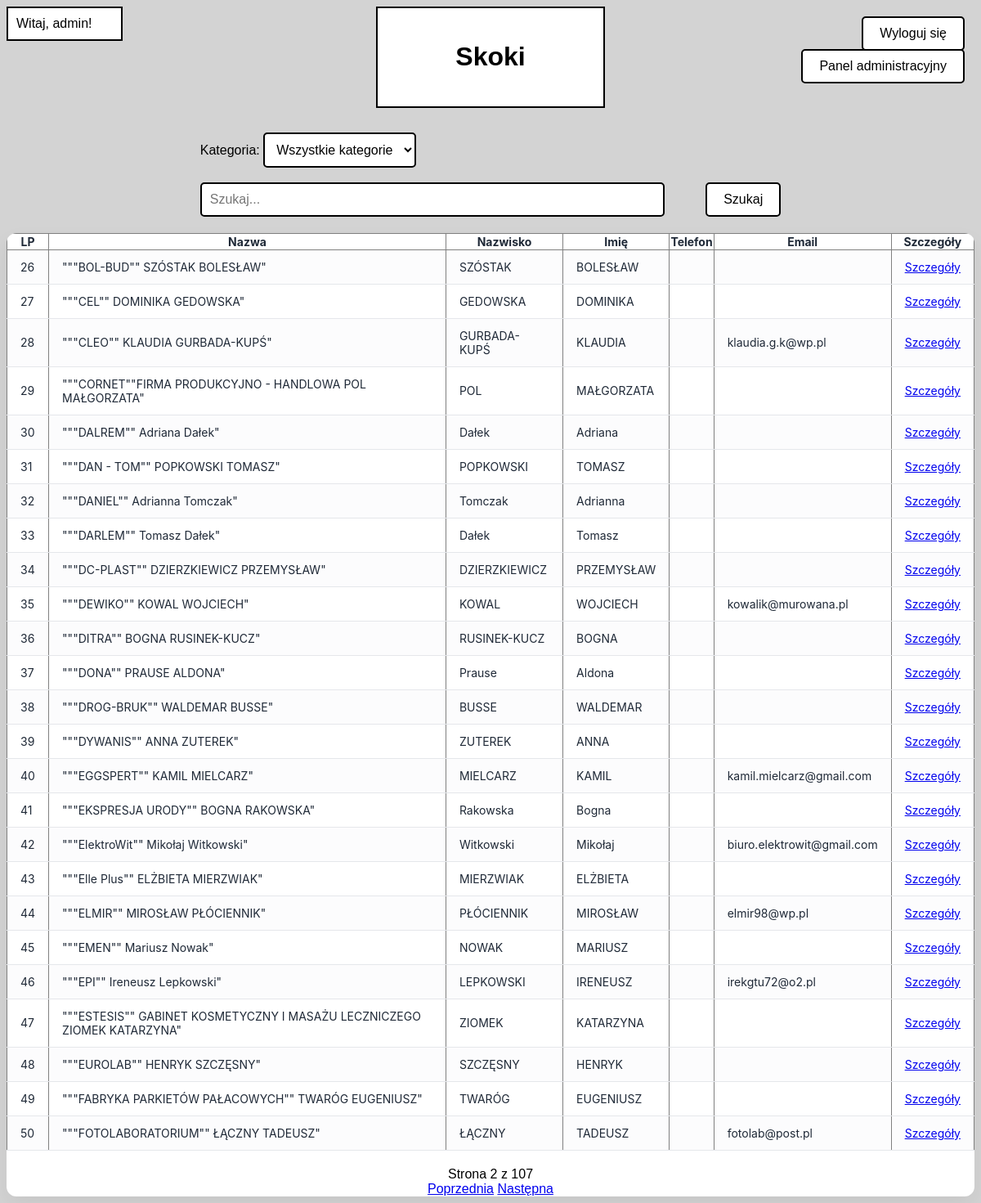
/index.php?page=2 (signed in), run on the app's committed database.
### tables this page shows
CREATE TABLE `firmy` (
  `Lp` int(255) NOT NULL,
  `Nip` varchar(10) DEFAULT NULL,
  `Regon` varchar(9) DEFAULT NULL,
  `NazwaPodmiotu` varchar(131) DEFAULT NULL,
  `Nazwisko` varchar(23) DEFAULT NULL,
  `Imie` varchar(11) DEFAULT NULL,
  `Telefon` varchar(13) DEFAULT NULL,
  `Email` varchar(37) DEFAULT NULL,
  `AdresWWW` varchar(36) DEFAULT NULL,
  `KodPocztowy` varchar(6) DEFAULT NULL,
  `Powiat` varchar(9) DEFAULT NULL,
  `Gmina` varchar(16) DEFAULT NULL,
  `Miejscowosc` varchar(16) DEFAULT NULL,
  `Ulica` varchar(34) DEFAULT NULL,
  `NrBudynku` varchar(6) DEFAULT NULL,
  `NrLokalu` varchar(3) DEFAULT NULL
);

### index.php (the view, shortened to what this page needs)
<?php
include 'dbmanager.php';
if (!isset($_SESSION['login'])) {
    header("Location: login.php");
    exit();
}
else {
    $stmt = $conn->prepare("SELECT login FROM users WHERE email = ?");
    $stmt->bind_param("s", $_SESSION['login']);
    $stmt->execute();
    $stmt->bind_result($loginName);
    if ($stmt->fetch()) {
        $displayName = $loginName;
    } else {
        $displayName = $_SESSION['login'];
    }
    echo "<div style='padding: 10px; border: 2px solid black; background-color: white; float: left; width: 10%;'>" . "Witaj, " . htmlspecialchars($displayName) . "!" . "</div>";
}
?>
<!DOCTYPE html>
<html lang="pl">
<head>
    <link rel="stylesheet" href="style/style.css">
</head>
<body>
    <input type="button" value="Wyloguj się" onclick="window.location.href='login.php'" id="logoutBtn">
    <div class="Dheader">
    <h1 style="text-align: center;">Skoki</h1>
    </div>
    <div id="divination">
    <form method="GET" action="">
        <label for="sel">Kategoria:</label>
        <select name="kategoria" id="sel" style="margin-right: 10px;">
            <option value="">Wszystkie kategorie</option>
        </select>
        <br><br>
        <input type="text" id="search" name="search" placeholder="Szukaj...">
        <input type="submit" value="Szukaj" id="searchBtn">
    </form>
    </div>
    <?php
    if ($_SESSION['admin'] == 1) {
        echo "<input type='button' value='Panel administracyjny' id='adminBtn' onclick=\"window.location.href='admin.php'\">";
    }
    ?>
    <div class="companyList" id="companyList">
    <?php
        $searchQuery = isset($_GET['search'])  ? $_GET['search'] : '';
        $kategoria = isset($_GET['kategoria']) ? (int)$_GET['kategoria'] : 0;
        $page = isset($_GET['page']) ? (int)$_GET['page'] : 1;
        $per_page = 25;
        $count_sql = "SELECT COUNT(DISTINCT firmy.lp) as total FROM firmy";
        $count_stmt = $conn->prepare($count_sql);
        $likeQuery = "%" . $searchQuery . "%";
        $count_stmt->execute();
        $count_result = $count_stmt->get_result();
        $total_rows = $count_result->fetch_assoc()['total'];
        $total_pages = ceil($total_rows / $per_page);
        $offset = ($page - 1) * $per_page;
        $sql = "SELECT DISTINCT lp, nazwapodmiotu, nazwisko, imie, telefon, email FROM firmy";
        $sql .= " LIMIT ? OFFSET ?";
        $stmt = $conn->prepare($sql);
        if ($kategoria > 0 && !empty($searchQuery)) {
            $stmt->bind_param("issii", $kategoria, $likeQuery, $likeQuery, $per_page, $offset);
        } elseif ($kategoria > 0) {
            $stmt->bind_param("iii", $kategoria, $per_page, $offset);
        } elseif (!empty($searchQuery)) {
            $stmt->bind_param("ssii", $likeQuery, $likeQuery, $per_page, $offset);
        } else {
            $stmt->bind_param("ii", $per_page, $offset);
        }
        $stmt->execute();
        $result = $stmt->get_result();
        echo "<table border='1' class='table'>";
        echo "<tr><th>LP</th><th>Nazwa</th><th>Nazwisko</th><th>Imię</th><th>Telefon</th><th>Email</th><th>Szczegóły</th></tr>";
        while ($row = $result->fetch_assoc()) {
            echo "<tr>";
            echo "<td>" . htmlspecialchars($row['lp']) . "</td>";
            echo "<td>" . htmlspecialchars($row['nazwapodmiotu']) . "</td>";
            echo "<td>" . htmlspecialchars($row['nazwisko']) . "</td>";
            echo "<td>" . htmlspecialchars($row['imie']) . "</td>";
            echo "<td>" . htmlspecialchars($row['telefon']) . "</td>";
            echo "<td>" . htmlspecialchars($row['email']) . "</td>";
            echo "<td><a href='company_details.php?lp=" . urlencode($row['lp']) . "'>Szczegóły</a></td>";
            echo "</tr>";
        }
        echo "</table>";
        if ($total_pages > 1) {
            echo "<div style='text-align: center; margin-top: 20px;'>";
            echo "Strona $page z $total_pages<br>";
            $search_param = !empty($searchQuery) ? "&search=" . urlencode($searchQuery) : "";
            $kategoria_param = ($kategoria > 0) ? "&kategoria=" . $kategoria : "";
            if ($page > 1) {
                echo "<a href='?page=" . ($page - 1) . $kategoria_param . $search_param . "'>Poprzednia</a> ";
            }
            if ($page < $total_pages) {
                echo "<a href='?page=" . ($page + 1) . $kategoria_param . $search_param . "'>Następna</a>";
            }
            echo "</div>";
        }
    ?>
    </div>
</body>
</html>

### style/style.css (style rules this page uses)
body { font-family: Arial, Helvetica, sans-serif; background-color: lightgrey; }
.Dheader { background-color: white; padding: 20px; margin-right: auto; margin-left: auto; display: block; width: 20%; border: 2px solid black; }
#search { display: block; margin-left: auto; margin-right: auto; margin-bottom: 10px; width: 80%; padding: 10px; font-size: 16px; border: 2px solid black; border-radius: 5px; float: left; }
#searchBtn { display: block; margin-left: auto; margin-right: auto; margin-bottom: 20px; padding: 10px 20px; font-size: 16px; background-color: white; color: black; border: 2px solid black; border-radius: 5px; cursor: pointer; float: right; }
#logoutBtn { position: absolute; top: 20px; right: 20px; padding: 10px 20px; font-size: 16px; background-color: white; color: black; border: 2px solid black; border-radius: 5px; cursor: pointer; }
#adminBtn { position: absolute; top: 60px; right: 20px; padding: 10px 20px; font-size: 16px; background-color: white; color: black; border: 2px solid black; border-radius: 5px; cursor: pointer; }
#divination { width: 60%; margin-top: 20px; margin-left: auto; margin-right: auto; display: block; margin-bottom: 10px; border: none; }
#sel { margin-left: auto; margin-right: auto; margin-top: 10px; padding: 10px; font-size: 16px; background-color: white; color: black; border: 2px solid black; border-radius: 5px; }
.companyList { width: 100%; overflow-x: auto; background: #ffffff; border-radius: 12px; box-shadow: 0 10px 25px rgba(0, 0, 0, 0.06); }
.table { width: 100%; border-collapse: collapse; min-width: 900px; font-family: "Inter", "Segoe UI", sans-serif; font-size: 14px; color: #1f2937; }
.table tbody tr { transition: background 0.15s ease; }
.table td { padding: 12px 16px; border-bottom: 1px solid #e5e7eb; vertical-align: middle; }
.table tbody tr:nth-child(even) { background: #fcfcfd; }

### data on the page
firmy: Lp "26", NazwaPodmiotu "\"\"\"BOL-BUD\"\" SZÓSTAK BOLESŁAW\"", Nazwisko "SZÓSTAK", Imie "BOLESŁAW"
firmy: Lp "27", NazwaPodmiotu "\"\"\"CEL\"\" DOMINIKA GEDOWSKA\"", Nazwisko "GEDOWSKA", Imie "DOMINIKA"
firmy: Lp "28", NazwaPodmiotu "\"\"\"CLEO\"\" KLAUDIA GURBADA-KUPŚ\"", Nazwisko "GURBADA-KUPŚ", Imie "KLAUDIA", Email "klaudia.g.k@wp.pl"
firmy: Lp "29", NazwaPodmiotu "\"\"\"CORNET\"\"FIRMA PRODUKCYJNO - HANDLOWA POL MAŁGORZATA\"", Nazwisko "POL", Imie "MAŁGORZATA"
firmy: Lp "30", NazwaPodmiotu "\"\"\"DALREM\"\" Adriana Dałek\"", Nazwisko "Dałek", Imie "Adriana"
firmy: Lp "31", NazwaPodmiotu "\"\"\"DAN - TOM\"\" POPKOWSKI TOMASZ\"", Nazwisko "POPKOWSKI", Imie "TOMASZ"
firmy: Lp "32", NazwaPodmiotu "\"\"\"DANIEL\"\" Adrianna Tomczak\"", Nazwisko "Tomczak", Imie "Adrianna"
firmy: Lp "33", NazwaPodmiotu "\"\"\"DARLEM\"\" Tomasz Dałek\"", Nazwisko "Dałek", Imie "Tomasz"
firmy: Lp "34", NazwaPodmiotu "\"\"\"DC-PLAST\"\" DZIERZKIEWICZ PRZEMYSŁAW\"", Nazwisko "DZIERZKIEWICZ", Imie "PRZEMYSŁAW"
firmy: Lp "35", NazwaPodmiotu "\"\"\"DEWIKO\"\" KOWAL WOJCIECH\"", Nazwisko "KOWAL", Imie "WOJCIECH", Email "kowalik@murowana.pl"
firmy: Lp "36", NazwaPodmiotu "\"\"\"DITRA\"\" BOGNA RUSINEK-KUCZ\"", Nazwisko "RUSINEK-KUCZ", Imie "BOGNA"
firmy: Lp "37", NazwaPodmiotu "\"\"\"DONA\"\" PRAUSE ALDONA\"", Nazwisko "Prause", Imie "Aldona"
firmy: Lp "38", NazwaPodmiotu "\"\"\"DROG-BRUK\"\" WALDEMAR BUSSE\"", Nazwisko "BUSSE", Imie "WALDEMAR"
firmy: Lp "39", NazwaPodmiotu "\"\"\"DYWANIS\"\" ANNA ZUTEREK\"", Nazwisko "ZUTEREK", Imie "ANNA"
firmy: Lp "40", NazwaPodmiotu "\"\"\"EGGSPERT\"\" KAMIL MIELCARZ\"", Nazwisko "MIELCARZ", Imie "KAMIL", Email "kamil.mielcarz@gmail.com"
firmy: Lp "41", NazwaPodmiotu "\"\"\"EKSPRESJA URODY\"\" BOGNA RAKOWSKA\"", Nazwisko "Rakowska", Imie "Bogna"
firmy: Lp "42", NazwaPodmiotu "\"\"\"ElektroWit\"\" Mikołaj Witkowski\"", Nazwisko "Witkowski", Imie "Mikołaj", Email "biuro.elektrowit@gmail.com"
firmy: Lp "43", NazwaPodmiotu "\"\"\"Elle Plus\"\" ELŻBIETA MIERZWIAK\"", Nazwisko "MIERZWIAK", Imie "ELŻBIETA"
firmy: Lp "44", NazwaPodmiotu "\"\"\"ELMIR\"\" MIROSŁAW PŁÓCIENNIK\"", Nazwisko "PŁÓCIENNIK", Imie "MIROSŁAW", Email "elmir98@wp.pl"
firmy: Lp "45", NazwaPodmiotu "\"\"\"EMEN\"\" Mariusz Nowak\"", Nazwisko "NOWAK", Imie "MARIUSZ"
firmy: Lp "46", NazwaPodmiotu "\"\"\"EPI\"\" Ireneusz Lepkowski\"", Nazwisko "LEPKOWSKI", Imie "IRENEUSZ", Email "irekgtu72@o2.pl"
firmy: Lp "47", NazwaPodmiotu "\"\"\"ESTESIS\"\" GABINET KOSMETYCZNY I MASAŻU LECZNICZEGO ZIOMEK KATARZYNA\"", Nazwisko "ZIOMEK", Imie "KATARZYNA"
firmy: Lp "48", NazwaPodmiotu "\"\"\"EUROLAB\"\" HENRYK SZCZĘSNY\"", Nazwisko "SZCZĘSNY", Imie "HENRYK"
firmy: Lp "49", NazwaPodmiotu "\"\"\"FABRYKA PARKIETÓW PAŁACOWYCH\"\" TWARÓG EUGENIUSZ\"", Nazwisko "TWARÓG", Imie "EUGENIUSZ"
firmy: Lp "50", NazwaPodmiotu "\"\"\"FOTOLABORATORIUM\"\" ŁĄCZNY TADEUSZ\"", Nazwisko "ŁĄCZNY", Imie "TADEUSZ", Email "fotolab@post.pl"

### other printed values
$displayName "admin"
$page "2"
$total_pages "107"
